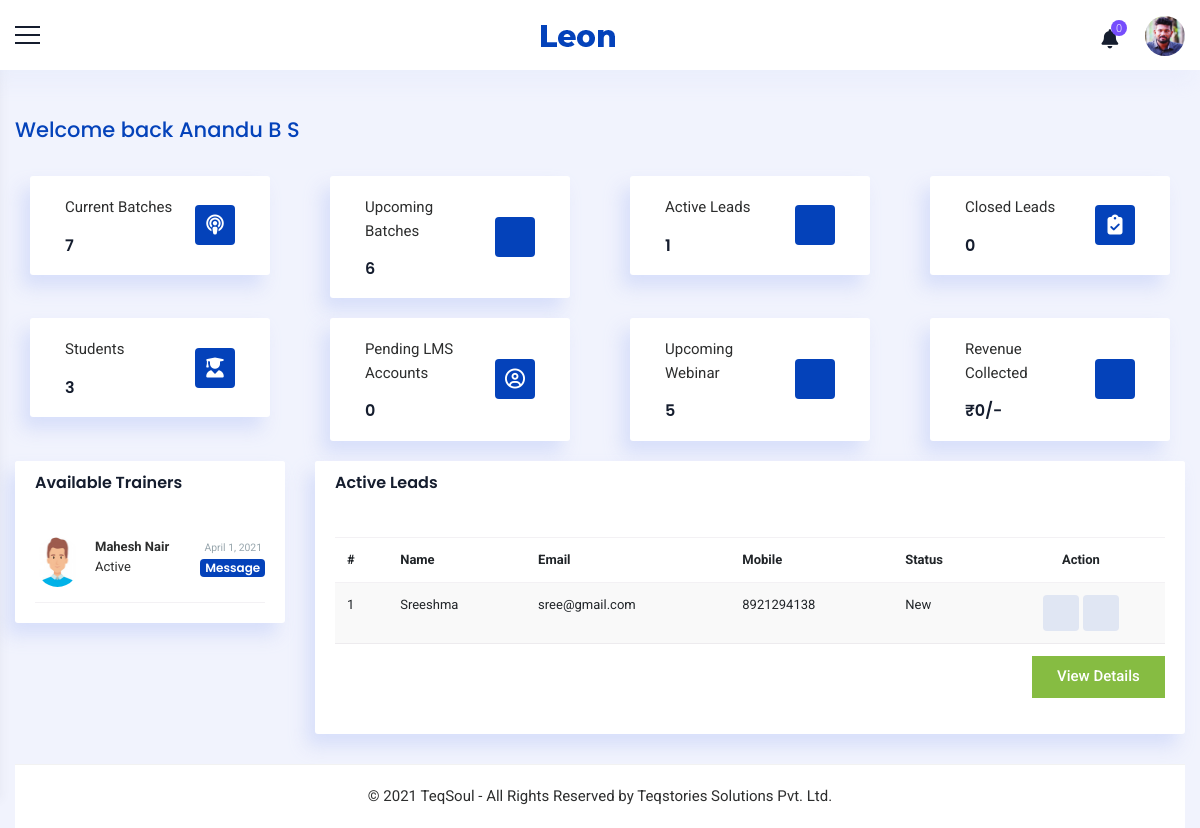
Page /administrator/home/ (signed in) on the earlier database version.
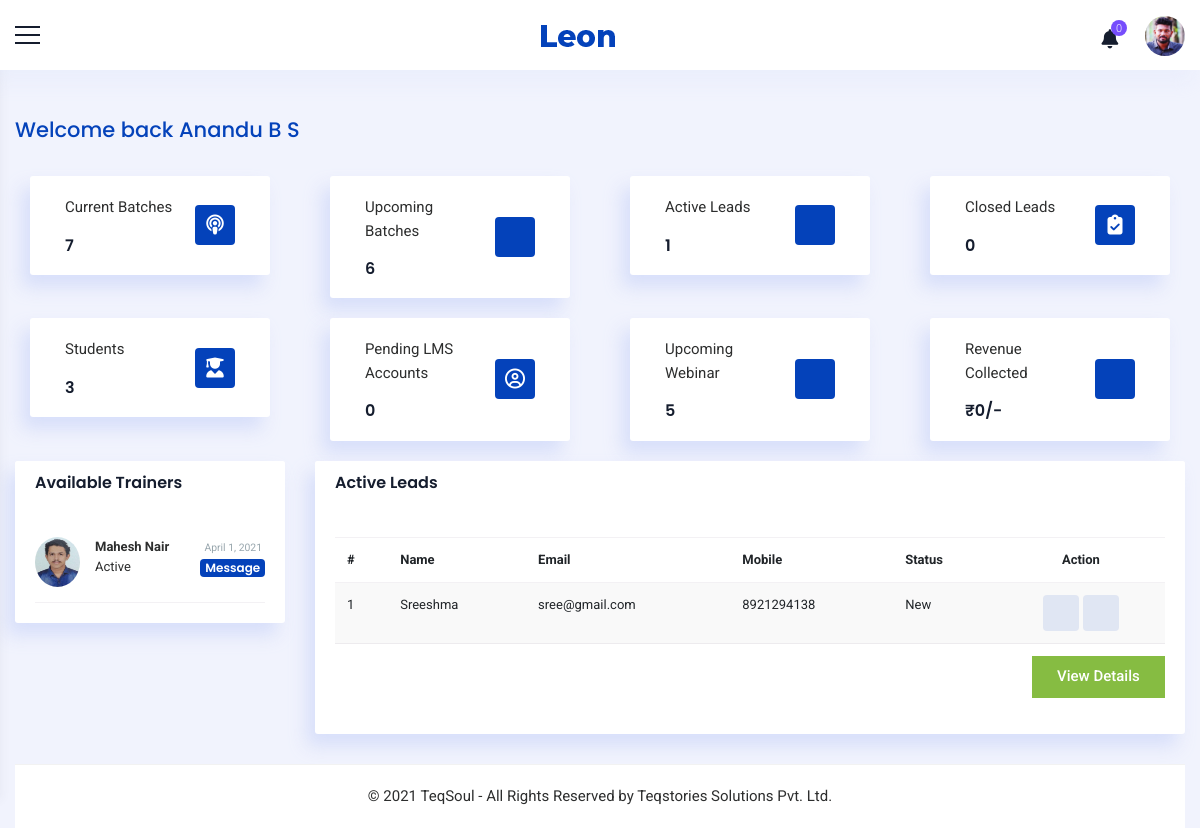
Same page on the later database version.
### accounts/models.py (models this page shows, shortened)
class Staff(models.Model):
    value= (
    ('1', 'Operations'),
    ('2', 'Sales'),
    ('3', 'Trainer'),
    ('4', 'Admin'),
    ('5', 'Operations Manager'),
    ('6', 'Sales Manager'),
    ('7', 'Trainer Manager'),
    )
    user = models.OneToOneField(User,on_delete=models.CASCADE,null=True,blank=True)
    name = models.CharField(max_length=100,null=True, blank=True)
    empid = models.CharField(max_length=100,null=True, blank=True)
    mobile = models.CharField(max_length=10,null=True, blank=True)
    email = models.EmailField(max_length=200,null=True, blank=True)
    sex = models.CharField(max_length=10,null=True,choices=sex_choices, blank=True)
    dob = models.DateField(null=True, blank=True)
    doj = models.DateField(null=True, blank=True)
    blood_group = models.CharField(max_length=100,null=True, blank=True,choices=groups)
    house = models.CharField(max_length=100,null=True, blank=True)
    street =models.CharField(max_length=100,null=True, blank=True)
    street2 =models.CharField(max_length=100,null=True, blank=True)
    city = models.CharField(max_length=100,null=True, blank=True)
    state = models.CharField(max_length=100,null=True,choices=state, blank=True)
    pin = models.CharField(max_length=100,null=True,blank=True)
    stype = models.CharField(max_length=100,null=True,choices=value, blank=True)
    status = models.CharField(max_length=20,choices=(('Active','Active'),('Inactive','Inactive')),default='Active')
    profile_pic = models.ImageField(null=True, blank=True,upload_to='images/dp/',default='accounts/static/images/user3.png')
    facebook = models.CharField(max_length=1000, null=True, blank=True)
    linkedin = models.CharField(max_length=1000, null=True, blank=True)
    instagram = models.CharField(max_length=1000, null=True, blank=True)
    approval = models.BooleanField(null=True, blank=True, default=False)
    class Meta:
        unique_together = [['name']]

### accounts/views.py (the view)
# urls.py: path('administrator/home/',AdminDashboard.as_view(),name='admin_dashboard'),
class AdminDashboard(View):
    def get(self, request):
        x = AdminCheck(request)
        if x == True:
            staff = Staff.objects.get(user=request.user)
            notify = Notifications(staff)
            count = CountNotifications(notify)
            current_batches = CurrentBatches().count()
            upcoming_batches = UpcomingBatches().count()
            active_leads = ActiveLeads().count()
            closed_leads = ClosedLeads()
            st = CurrentActiveStudents()
            pending_lms = Lead.objects.filter(approval='2').count()
            c3 = MonthlyRevenue()
            webinar = UpcomingWebinar().count()
            trainers = Staff.objects.filter(stype='3').order_by('doj')
            leads = Lead.objects.filter(Q(status='New')|Q(status='In Pipeline'))
            context={'webinar':webinar,'count':count,'notify':notify,'staff':staff,'current_batches':current_batches,'upcoming_batches':upcoming_batches,'active_leads':active_leads,'closed_leads':closed_leads,'students':st,'pending_lms':pending_lms,'monthly_fee_collected':c3,'trainers':trainers,'leads':leads}
            return render(request,'admin/dashboard.html',context)
        else:
            if request.user.is_authenticated:
                return render(request,'messages/common/permission_error.html')
            else:
                return redirect('home')

### accounts/functions.py (called while the page is built)
def AdminCheck(request):
    user = request.user
    if user.is_authenticated:
        try:
            staff = Staff.objects.get(user=user)
            if staff.stype == '4':
                return (True)
            else:
                return (False)
        except:
            return (False)
    else:
        return (False)

def Notifications(staff):
    notifications = Notification.objects.filter(user1=staff,status='2').order_by('-date').order_by('-time')
    return notifications

def CountNotifications(notifications):
    count = 0
    for i in notifications:
        count = count +1
    return count

def MonthlyRevenue():
    count = 0
    sp = StudentPayments.objects.all()
    for i in sp:
        if i.timestamp.month == today.month:
            count = int(count) + int(i.amount)
    return(count)

def CurrentActiveStudents():
    count = 0
    students = Student.objects.all()
    for i in students:
        if i.now_attending == "[]":
            count = count + 1
    st = students.count()
    st = st - count
    return (st)

def CurrentBatches():
    return  Batch.objects.filter(status='1')

def UpcomingBatches():
    return Batch.objects.filter(status='2')

### accounts/templates/admin/dashboard.html (shortened to what the changed rows need)
{% extends 'common/main.html' %}
{% load static %}
{% block content %}
<div class="container_full">
  <div class="content_wrapper bg_homebefore">
    <div class="container-fluid">
      <div class="sec-title">
        <div class="row d-flex align-items-center">
          <div class="col-md-12">
            <div class="heading_home">
              <h2>Welcome back {{staff.name}}</h2>
            </div>
          </div>
        </div>
      </div>
      <div class="content-bar">
        <div class="row customers">
          <div class="col-lg-12 col-xl-3">
            <div class="card  m-b-30 no-border">
              <div class="card-body visitor-customer">
                {% for i in trainers %}
                <div class="media border-bottom p-b-15"> <img class="rounded-circle m-r-15 w-45"
                    src="{{i.profile_pic.url}}" alt="widget" style="width: 50px;height: 50px;">
                  <div class="media-body">
                    <div><strong>{{i.name}}</strong></div>
                    {{i.status}}
                  </div>
                  <div class="float-right">
                    <small class="text-muted ml-md-auto">{{i.doj}}</small><br>
                    <h6><a class="badge badge-default" href="{% url 'message' i.id %}">Message</a></h6>
                  </div>
                </div>
                {% endfor %}
              </div>
            </div>
          </div>
          <div class="col-lg-12 col-xl-9">
            <div class="card m-b-30 no-border recent-order">
              <div class="card-body no-padding">
                <div class="tab-content">
                  <div class="tab-pane active" id="edl-tab30">
                    <div class="table-responsive">
                      <table class="table recent-order">
                        <thead class="">
                          <tr>
                            <th class="border-0">#</th>
                            <th class="border-0">Name</th>
                            <th class="border-0">Email</th>
                            <th class="border-0">Mobile</th>
                            <th class="border-0">Status</th>
                            <th class="border-0 text-center">Action</th>
                          </tr>
                        </thead>
                      </table>
                    </div>
                  </div>
                </div>
              </div>
            </div>
          </div>
        </div>
      </div>
    </div>
  </div>
</div>
</div>
{% endblock %}

Differences in the rows shown:
changed Staff "Mahesh Nair": profile_pic: a different picture
